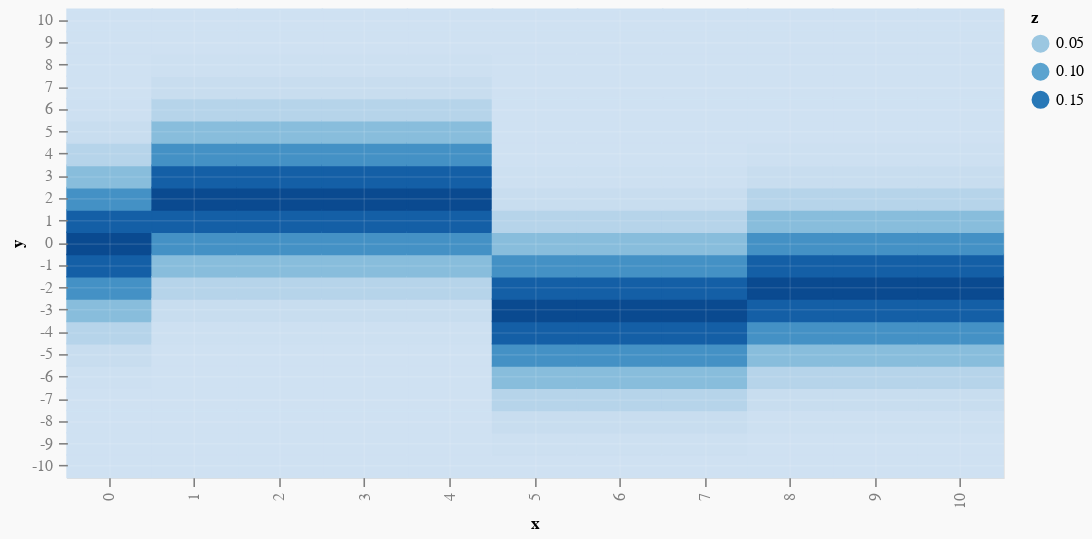

Notebook code cell kept with this figure:
### Markdown cell above
and then plot the corresponding distribution:

### Code cell
points1 = [(x, y, exp . ln $ likelihood nn (Data x y)) | x <- [0 .. 10], y <- [-10 .. 10]]

vlShow $
  plot
    (600, 300)
    (L [imagePlot "x" "y" "z"])
    ( Cols
        [ ("x", VL.Numbers ((\(x, _, _) -> x) <$> points1)),
          ("y", VL.Numbers ((\(_, x, _) -> x) <$> points1)),
          ("z", VL.Numbers ((\(_, _, x) -> x) <$> points1))
        ]
    )

### Figure 1 — Vega-Lite specification as saved in the notebook (floating-point values rounded to 4 significant figures; data arrays with more than 128 entries replaced by an {"elided": "..."} marker saying what was removed)
{"$schema": "https://vega.github.io/schema/vega-lite/v3.json", "background": "#f9f9f9", "config": {"axis": {"domain": false, "grid": true, "gridColor": "#FFFFFF", "labelColor": "#7F7F7F", "labelPadding": 4, "tickColor": "#7F7F7F", "tickSize": 5.67}}, "data": {"values": {"elided": "231 records"}}, "description": "Plot", "height": 300, "layer": [{"encoding": {"fill": {"field": "z", "scale": {"scheme": {"extent": [0, 1], "name": "blues"}}, "type": "quantitative"}, "stroke": {"field": "z", "legend": {"type": "gradient"}, "scale": {"scheme": {"extent": [0, 1], "name": "blues"}}, "type": "quantitative"}, "x": {"axis": {"gridOpacity": 0.1}, "field": "x", "type": "nominal"}, "y": {"axis": {"gridOpacity": 0.1}, "field": "y", "sort": "descending", "type": "nominal"}}, "mark": "rect"}], "width": 600}
